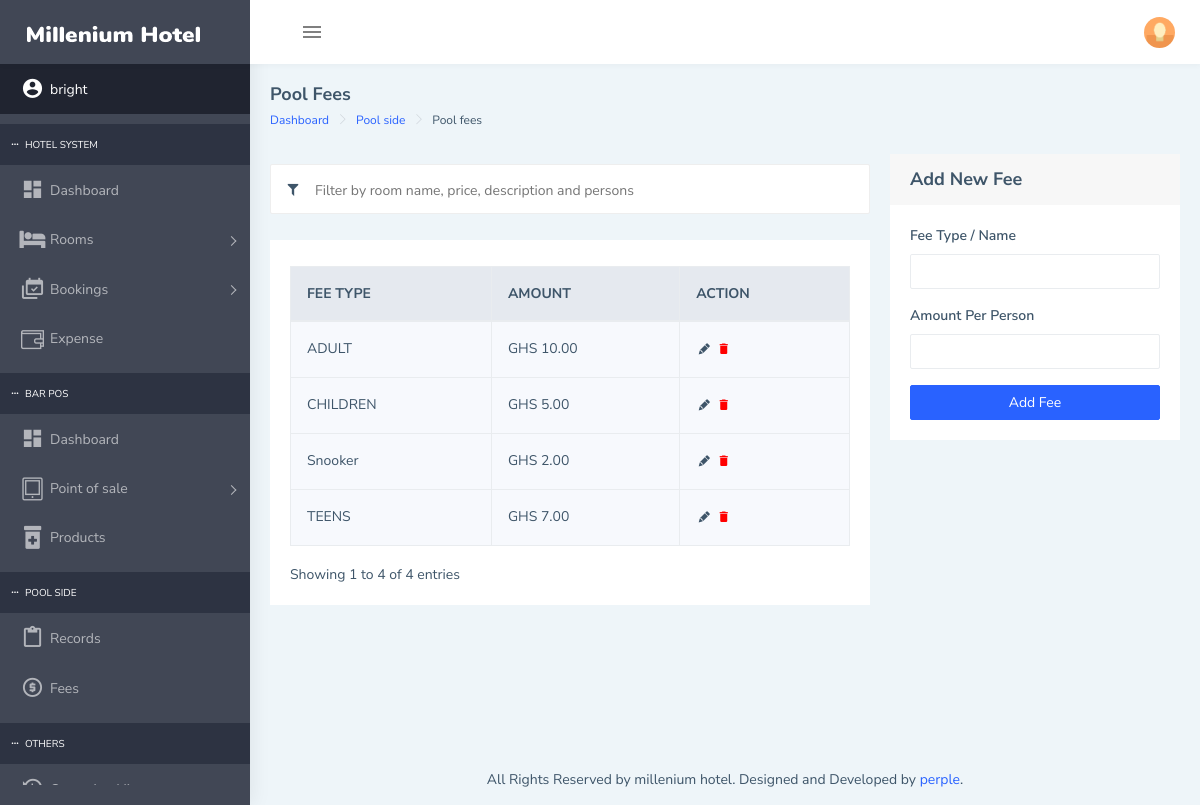
/sites/pool-fees.php (signed in), run on the app's committed database.
### tables this page shows
CREATE TABLE `pool_fees` (
  `fee_id` int(11) NOT NULL,
  `fee_type` varchar(20) NOT NULL,
  `amount` double NOT NULL,
  `status` varchar(10) NOT NULL
);

### sites/pool-fees.php (the view, shortened to what this page needs)
<!DOCTYPE html>
<html dir="ltr" lang="en">
<head>
    <link href="../assets/libs/chartist/dist/chartist.min.css" rel="stylesheet">
    <link href="../assets/extra-libs/c3/c3.min.css" rel="stylesheet">
    <link href="../dist/css/style.css" rel="stylesheet">
    <link href="../assets/extra-libs/datatables.net-bs4/css/dataTables.bootstrap4.css" rel="stylesheet">
    <link rel="stylesheet" type="text/css" href="../assets/extra-libs/datatables.net-bs4/css/responsive.dataTables.min.css">
</head>
<body>
    <div id="main-wrapper">
        <?php  include '../assets/includes/header.php'?>
        <?php include '../assets/includes/sidebar.php'; ?>
        <div class="page-wrapper">
            <div class="page-breadcrumb">
                <div class="row">
                    <div class="col-5 align-self-center">
                        <h4 class="page-title">Pool Fees</h4>
                        <div class="d-flex align-items-center">
                            <nav aria-label="breadcrumb">
                                <ol class="breadcrumb">
                                    <li class="breadcrumb-item"><a href="index">Dashboard</a></li>
                                    <li class="breadcrumb-item"><a href="#">Pool side</a></li>
                                    <li class="breadcrumb-item" aria-current="page">Pool fees</li>
                                </ol>
                            </nav>
                        </div>
                    </div>
                </div>
            </div>
            <div class="container-fluid">
                <div class="row">
                    <div class="col-md-8 col-12">
                        <div class="row" style="padding:10px">
                            <ul class="search-box">
                                <li><span class="mdi mdi-filter"></span></li>
                                <li style="width:90%"><input type="text" id="filterTable" placeholder="Filter by room name, price, description and persons" /></li>
                            </ul>
                        </div>
                        <div class="card">
                            <div class="card-body">
                                <div class="table-responsive">
                                    <table id="file_export_room_types" class="table table-striped table-bordered">
                                        <thead>
                                            <tr>
                                                <th>FEE TYPE</th>
                                                 <th>AMOUNT</th>
                                                <th>ACTION</th>
                                            </tr>
                                        </thead>
                                        <tbody >
                                            <?php
                                            $query = mysqli_query($conn,"select * from pool_fees where status != 'deleted' order by fee_type asc");
                                                while($fetch = mysqli_fetch_assoc($query)){
                                                    $buttons = '<span data-toggle="tooltip" data-placement="top" title="Click to edit this row" class="btn mdi mdi-lead-pencil" style="cursor:pointer; padding:0px;" onclick="editRoomType(\''.$fetch['fee_id'].'\',\''.$fetch['fee_type'].'\',\''.$fetch['amount'].'\')"></span>
                                                    <span data-toggle="tooltip" data-placement="top" title="Click to delele row" class="btn mdi mdi-delete" style="cursor:pointer; padding:0px;" onclick="delete_ex(\''.$fetch['fee_id'].'\')">';
                                                    echo '
                                                    <tr>
                                                      <td>'.strip_tags($fetch['fee_type']).'</td>
                                                      <td>GHS '.sprintf('%0.2f',strip_tags($fetch['amount'])).'</td>
                                                      <td>'.$buttons.'</span>
                                                      </td>
                                                      </tr>
                                                    ';
                                                }
                                            ?>
                                        </tbody>
                                    </table>
                                </div>
                            </div>
                        </div>
                    </div>
                    <?php if($role != 'manager'){ ?>
                    <div class="col-sm-12 col-md-4">
                        <div class="card">
                            <div class="card-header">
                                <h4  class="modal-title" id="myModalLabel">Add New Fee</h4>
                            </div>
                            <div class="card-body">
                                <form method="post" action="pool-fees">
                                <div class="form-group">
                                    <label for="recipient-name" class="control-label">Fee Type / Name </label>
                                    <input type="text" name="fee" required class="form-control" id="recipient-name1">
                                </div>
                                <div class="form-group">
                                    <label for="recipient-name" class="control-label">Amount Per Person</label>
                                      <input type="text" name="amount" required class="form-control" id="recipient-name1">
                                </div>
                                <button type="submit" name="add_expens" class="btn btn-info btn-block waves-effect" data-dismiss="modal">Add Fee</button>
                        </form>
                            </div>
                        </div>
                    </div>
                  <?php } ?>
                </div>
            </div>
            <footer class="footer text-center">
                All Rights Reserved by millenium hotel. Designed and Developed by <a href="https://perple.org">perple</a>.
            </footer>
        </div>
    </div>
</body>
</html>

### data on the page
pool_fees: fee_type "ADULT", amount "10.00"
pool_fees: fee_type "CHILDREN", amount "5.00"
pool_fees: fee_type "Snooker", amount "2.00"
pool_fees: fee_type "TEENS", amount "7.00"

### other printed values
$username "bright"
